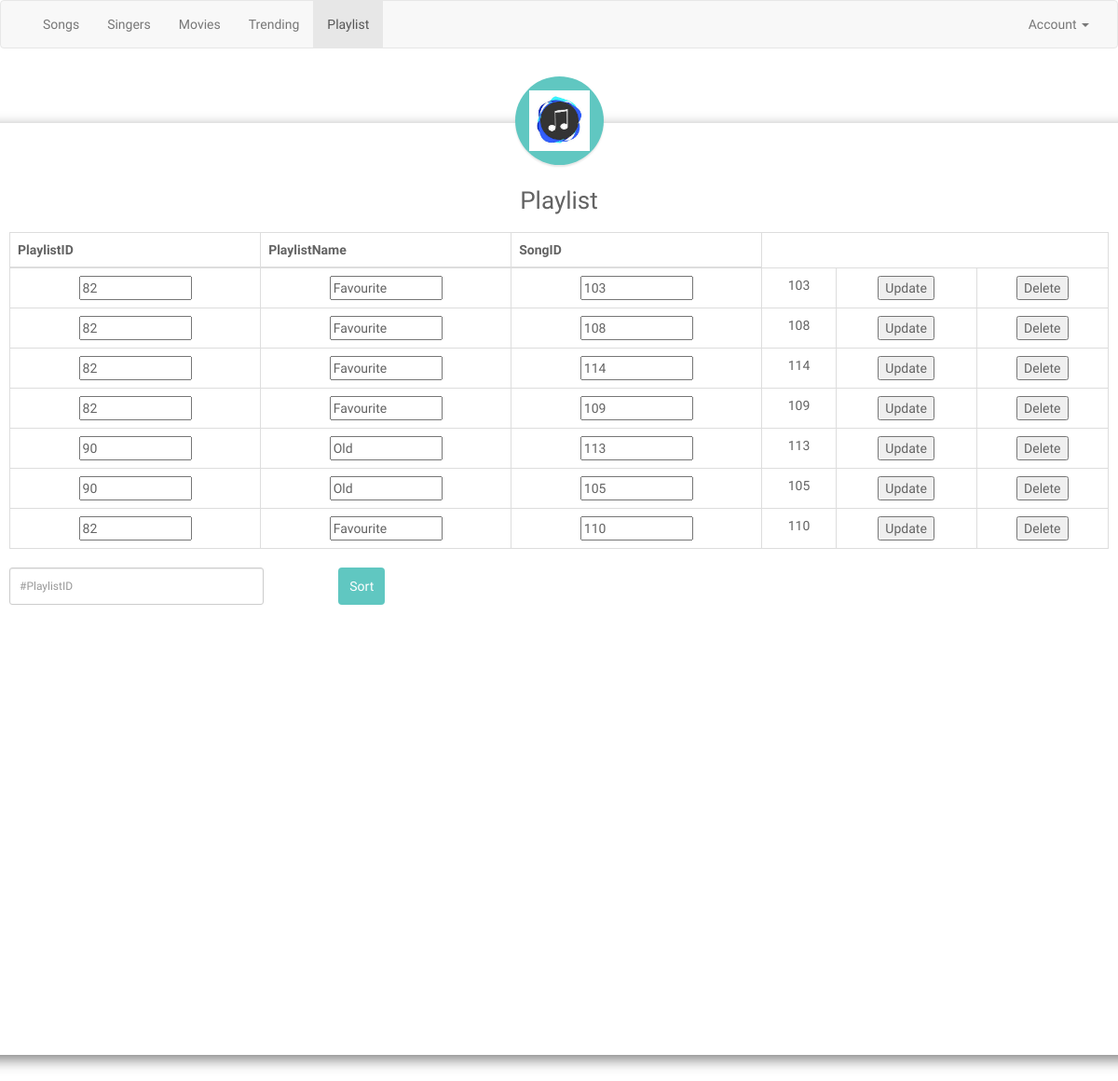
The app's page /PlaylistVT.php with its own data.
### tables this page shows
CREATE TABLE `playlist` (
  `playlistName` varchar(30) NOT NULL,
  `playlistID` int(30) NOT NULL,
  `songID` int(30) NOT NULL
);

### PlaylistVT.php (the view, shortened to what this page needs)
<!DOCTYPE html>
<html lang="en">
<head>
    <link rel="stylesheet" href="https://maxcdn.bootstrapcdn.com/font-awesome/4.7.0/css/font-awesome.min.css">
    <link rel="stylesheet" href="https://maxcdn.bootstrapcdn.com/bootstrap/3.3.7/css/bootstrap.min.css">
</head>
<body>
    <div>
<nav class="navbar navbar-default">
    <div class="container-fluid">
        <div class="collapse navbar-collapse" id="bs-example-navbar-collapse-1">
            <ul class="nav navbar-nav">
                <li><a href="SongVTU.php">Songs</a></li>
                <li><a href="SingerVTU.php">Singers</a></li>
                <li><a href="MoviesVTU.php">Movies</a></li>
                <li><a href="TrendingVTU.php">Trending</a></li>
                <li class="active"><a href="#">Playlist<span class="sr-only">(current)</span></a></li>
            </ul>
            <ul class="nav navbar-nav navbar-right">
                <li class="dropdown">
                    <a href="#" class="dropdown-toggle" data-toggle="dropdown" role="button" aria-haspopup="true"
                        aria-expanded="false">Account <span class="caret"></span></a>
                </li>
            </ul>
        </div>
    </div>
</nav>
<div class="modal-dialog modal-login modal-lg cen">
            <div class="modal-content modal-lg big">
                <div class="modal-header">
                    <div class="avatar">
                        <img src="logo2.jpg" alt="Avatar">
                    </div>
                    <h4 class="modal-title">Playlist</h4>
                </div>
                <div class="modal-body">
                        <table class="table table-sm table-bordered">
                                <thead>
                                  <tr>
                                    <th scope="col">PlaylistID</th>
                                    <th scope="col">PlaylistName</th>
                                    <th scope="col">SongID</th>
                                  </tr>
                                </thead>
                                <?php
                        $con=mysqli_connect('127.0.0.1','root','');
                        $sql="(Select p.*,s.songName from playlist p,songs s where p.songID=s.songID);";
                        $recod=mysqli_query($con,$sql);
                        While($row=mysqli_fetch_array($recod))
                        {
                                         echo "<tr><form action=UPDPlaylist.php method=post>";
                                         echo "<td><input size=10 type=text name=pid value='".$row['playlistID']."' readonly></td>";
                                         echo "<td><input size=10 type=text name=pname value='".$row['playlistName']."'></td>";
                                         echo "<td><input size=10 type=text name=sid value='".$row['songID']."'></td>";
                                         echo "<td>".$row['songID']."</td>";
                                         echo "<td><input size=10 type=submit name=action value=Update>";
                                         echo "<td><input size=10 type=submit name=action value=Delete>";
                                         echo "</form></tr>";
                        }
                    ?>
                              </table>
                    <form action="StoredProc.php" id="StoredProc" method="post" aria-required="true">
                        <div class="row">
                            <div class="col-xs-3 col-sm-3 col-md-3 ">
                                <div class="form-group">
                                    <input type="text" name="playlistID" id="playlistID" class="form-control input-sm"
                                    placeholder="#PlaylistID" required>
                                </div>
                            </div>
                            <div class=" spc">
                                <button type="submit" class="btn btn-warning" form="StoredProc"
                                            onclick="window.location.href='#'">Sort</button>
                            </div>
                        </div>
                    </form>
            </div>
        </div>
    </div>
</body>
</html>

### PlaylistVT.php (style rules this page uses)
body { font-family: 'Varela Round', sans-serif; }
.modal-login { color: #636363; width: 350px; }
.modal-login .modal-content { padding: 20px; border-radius: 5px; border: none; content: 1000px; }
.modal-login .modal-header { border-bottom: none; position: relative; justify-content: center; }
.modal-login h4 { text-align: center; font-size: 26px; margin: 30px 0 -15px; }
.modal-login .form-control, .modal-login .btn { min-height: 40px; border-radius: 3px; }
.modal-login .avatar { position: absolute; margin: 0 auto; left: 0; right: 0; top: -70px; width: 95px; height: 95px; border-radius: 50%; z-index: 9; background: #60c7c1; padding: 15px; box-shadow: 0px 2px 2px rgba(0, 0, 0, 0.1); }
.modal-login .avatar img { width: 100%; }
.modal-login.modal-dialog { margin-top: 80px; }
.modal-login .btn { color: #fff; border-radius: 4px; background: #60c7c1; text-decoration: none; transition: all 0.4s; line-height: normal; border: none; }
.cen { position: relative; right: 250px; }
.big { width:1250px; height:1000px; text-align:center; margin-left:-200px; }
.spc { width:40%; }

### records on screen
playlist: pid "82", pname "Favourite", sid "103", songID "103"
playlist: pid "82", pname "Favourite", sid "108", songID "108"
playlist: pid "82", pname "Favourite", sid "114", songID "114"
playlist: pid "82", pname "Favourite", sid "109", songID "109"
playlist: pid "90", pname "Old", sid "113", songID "113"
playlist: pid "90", pname "Old", sid "105", songID "105"
playlist: pid "82", pname "Favourite", sid "110", songID "110"
